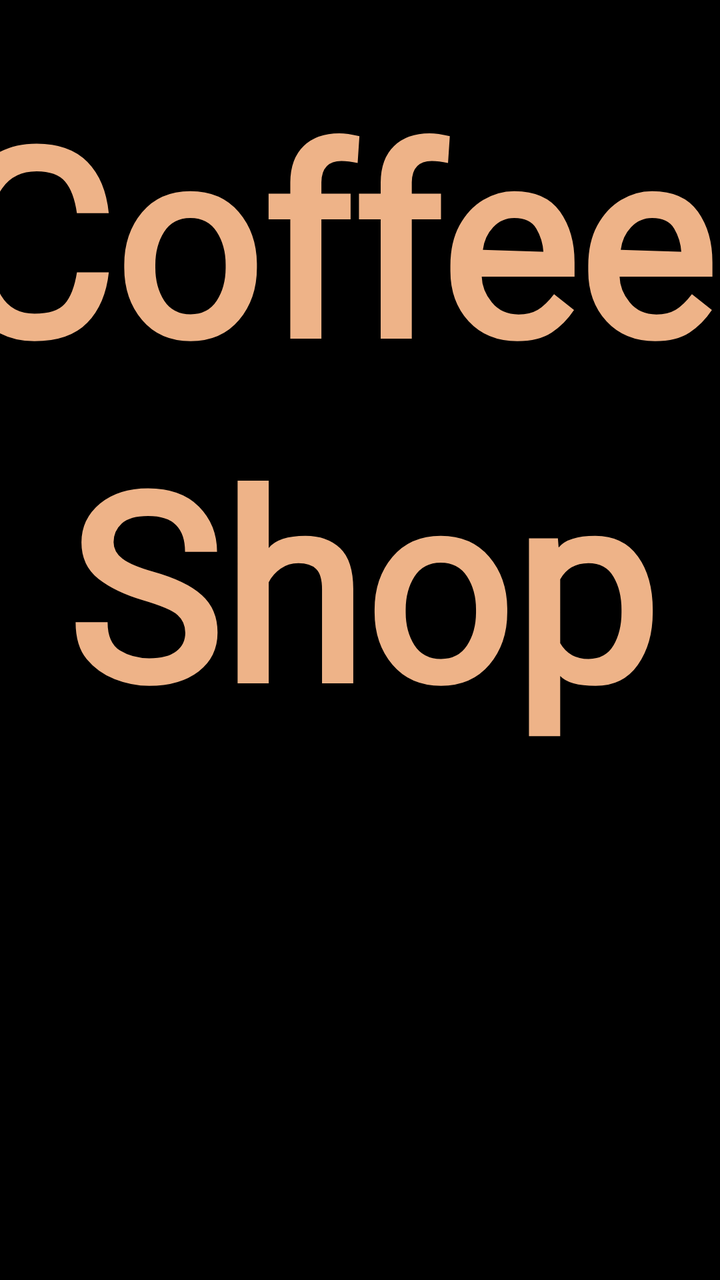
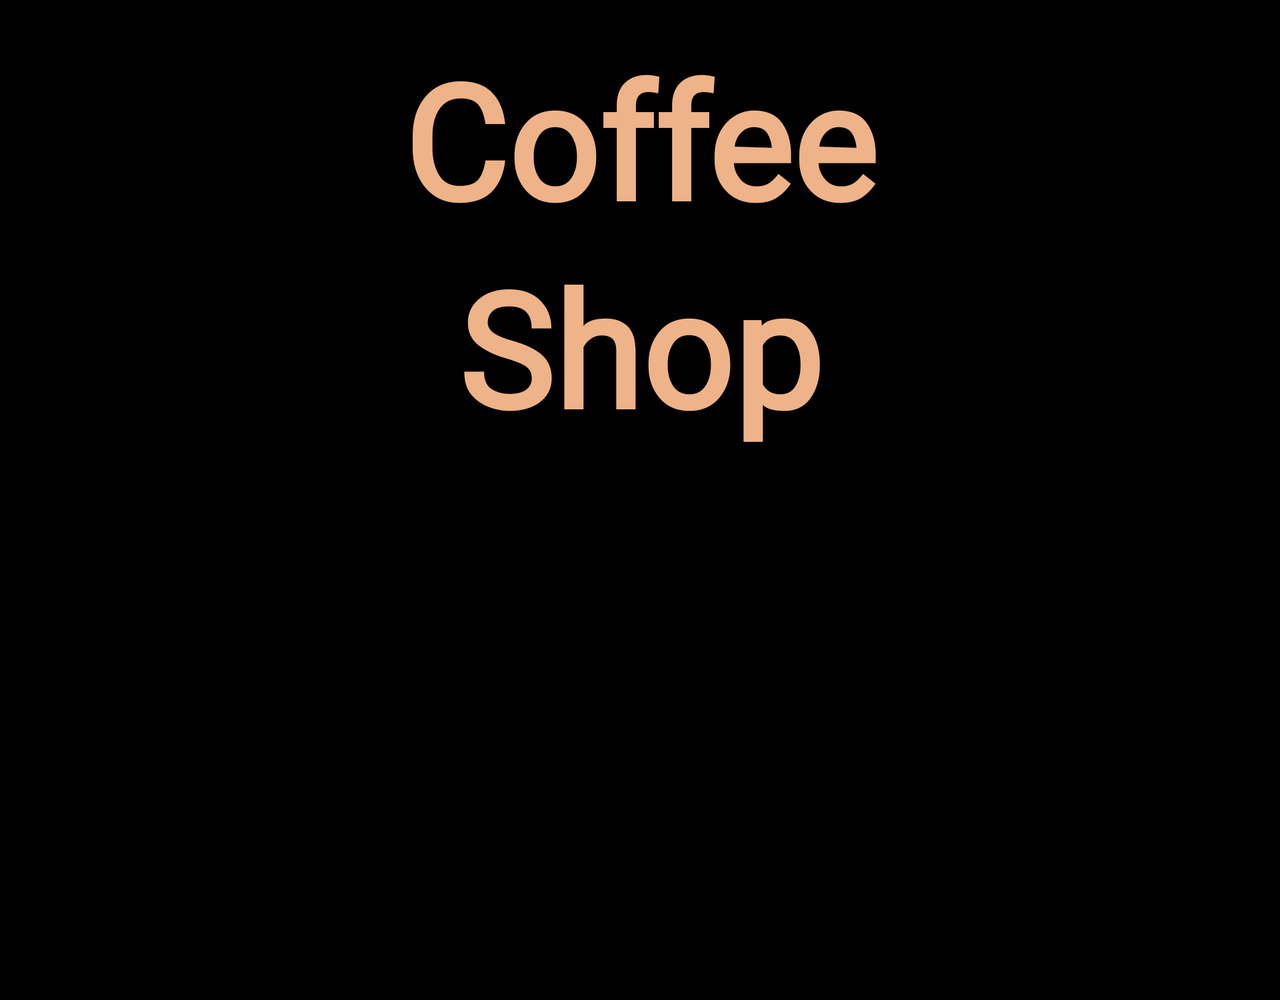

An Android layout and its configuration variant, each rendered on a device that would load it. The default file and the variant file are quoted in full after the pictures.
<!-- AndroidManifest.xml: application theme Theme.CoffeeOnlineShop -->
<!-- res/layout/activity_splash.xml -->
<?xml version="1.0" encoding="utf-8"?>
<androidx.constraintlayout.widget.ConstraintLayout xmlns:android="http://schemas.android.com/apk/res/android"
    xmlns:app="http://schemas.android.com/apk/res-auto"
    xmlns:tools="http://schemas.android.com/tools"
    android:id="@+id/main"
    android:background="@color/black"
    android:layout_width="match_parent"
    android:layout_height="match_parent"
    tools:context=".activities.SplashActivity">

    <ImageView
        android:id="@+id/imageView"
        android:layout_width="2700dp"
        android:layout_height="2265dp"
        app:layout_constraintBottom_toBottomOf="parent"
        app:layout_constraintEnd_toEndOf="parent"
        app:layout_constraintStart_toStartOf="parent"
        app:srcCompat="@drawable/splash_pic" />

    <TextView
        android:id="@+id/textView"
        android:layout_width="409dp"
        android:layout_height="358dp"
        android:layout_marginTop="32dp"
        android:text="Coffee \nShop"
        android:textColor="@color/lightBrown"
        android:textStyle="bold"
        android:textSize="130sp"
        android:fontFamily="@font/stash"
        android:textAlignment="center"
        android:lineSpacingExtra="20dp"
        app:layout_constraintEnd_toEndOf="parent"
        app:layout_constraintStart_toStartOf="parent"
        app:layout_constraintTop_toTopOf="parent" />

    <ImageView
        android:id="@+id/StartBtn"
        android:layout_width="150dp"
        android:layout_height="121dp"
        app:layout_constraintEnd_toEndOf="@+id/textView"
        app:layout_constraintTop_toBottomOf="@+id/textView"
        app:srcCompat="@drawable/start_btn" />
</androidx.constraintlayout.widget.ConstraintLayout>
<!-- resources referenced by this layout -->
<resources>
  <color name="black">#FF000000</color>
  <color name="lightBrown">#eeb388</color>
  <style name="Theme.CoffeeOnlineShop" parent="Base.Theme.CoffeeOnlineShop" />
  <style name="Base.Theme.CoffeeOnlineShop" parent="Theme.Material3.DayNight.NoActionBar">
          
      </style>
</resources>
<!-- res/layout-land/activity_splash.xml (the repository's variant of the layout above) -->
<!-- drawn on the phone turned sideways -->
<?xml version="1.0" encoding="utf-8"?>
<ScrollView
    xmlns:android="http://schemas.android.com/apk/res/android"
    xmlns:app="http://schemas.android.com/apk/res-auto"
    android:id="@+id/main"
    android:layout_width="match_parent"
    android:layout_height="match_parent"
    android:background="@color/black">

    <androidx.constraintlayout.widget.ConstraintLayout
        android:layout_width="match_parent"
        android:layout_height="wrap_content"
        android:minHeight="500dp"
        android:background="@color/black">

        <ImageView
            android:id="@+id/imageView"
            android:layout_width="match_parent"
            android:layout_height="300dp"
            android:scaleType="centerCrop"
            app:layout_constraintTop_toTopOf="parent"
            app:layout_constraintStart_toStartOf="parent"
            app:layout_constraintEnd_toEndOf="parent"
            app:srcCompat="@drawable/splash_pic" />

        <TextView
            android:id="@+id/textView"
            android:layout_width="match_parent"
            android:layout_height="wrap_content"
            android:layout_marginTop="16dp"
            android:text="@string/coffee_shop"
            android:textColor="@color/lightBrown"
            android:textStyle="bold"
            android:textSize="80sp"
            android:fontFamily="@font/stash"
            android:textAlignment="center"
            android:lineSpacingExtra="10dp"
            app:layout_constraintTop_toTopOf="parent"
            app:layout_constraintStart_toStartOf="parent"
            app:layout_constraintEnd_toEndOf="parent" />

        <ImageView
            android:id="@+id/StartBtn"
            android:layout_width="120dp"
            android:layout_height="100dp"
            android:layout_marginTop="16dp"
            android:layout_marginBottom="32dp"
            app:layout_constraintTop_toBottomOf="@+id/textView"
            app:layout_constraintStart_toStartOf="parent"
            app:layout_constraintEnd_toEndOf="parent"
            app:layout_constraintBottom_toBottomOf="parent"
            app:srcCompat="@drawable/start_btn" />

    </androidx.constraintlayout.widget.ConstraintLayout>

</ScrollView>
<!-- resources referenced by the variant -->
<!-- as the phone turned sideways resolves them -->
<resources>
  <color name="black">#FF000000</color>
  <color name="lightBrown">#eeb388</color>
  <string name="coffee_shop">Coffee\nShop</string>
  <style name="Theme.CoffeeOnlineShop" parent="Base.Theme.CoffeeOnlineShop" />
  <style name="Base.Theme.CoffeeOnlineShop" parent="Theme.Material3.DayNight.NoActionBar">
          
      </style>
</resources>
